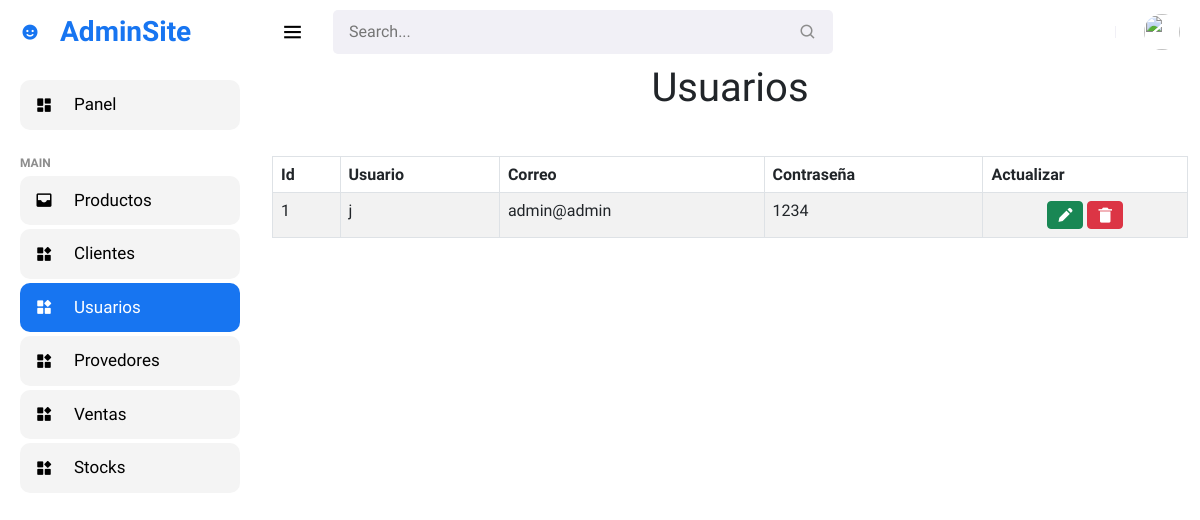
The app's page /page/admin/users/index.php (signed in) with its own data.
### tables this page shows
CREATE TABLE `usuarios` (
  `id` int(11) NOT NULL,
  `usuario` varchar(25) NOT NULL,
  `correo` varchar(30) NOT NULL,
  `contraseña` varchar(30) NOT NULL,
  `rol` int(11) NOT NULL
);

### page/admin/users/index.php (shortened to what this page needs)
<html>
</html>
<?php
include '../../../conexion/conexion.php';
?>
<!DOCTYPE html>
<html lang="es">
<head>
    <link href='https://unpkg.com/boxicons@2.0.9/css/boxicons.min.css' rel='stylesheet'>
    <link rel="stylesheet" href="../assets/css/style.css">
    <link href="https://cdn.jsdelivr.net/npm/bootstrap@5.3.0-alpha3/dist/css/bootstrap.min.css" rel="stylesheet"
>
    <link href="https://cdn.datatables.net/v/bs5/dt-1.13.4/datatables.min.css" rel="stylesheet" />
</head>
<body>
    <section id="sidebar">
        <a href="../index.php" class="brand"><i class='bx bxs-smile icon'></i>AdminSite</a>
        <ul class="side-menu">
            <li><a href="../index.php"><i class='bx bxs-dashboard icon'></i> Panel</a></li>
            <li class="divider" data-text="main">Main</li>
            <li><a href="../productos/index.php"><i class='bx bxs-inbox icon'></i>Productos</a></li>
            <li><a href="../clientes/index.php"><i class='bx bxs-widget icon'></i>Clientes</a></li>
            <li><a href="index.php" class="active"><i class='bx bxs-widget icon'></i>Usuarios</a></li>
            <li><a href="../proveedores/index.php"><i class='bx bxs-widget icon'></i>Provedores</a></li>
            <li><a href="../ventas/index.php"><i class='bx bxs-widget icon'></i>Ventas</a></li>
            <li><a href="../stocks/index.php"><i class='bx bxs-widget icon'></i>Stocks</a></li>
        </ul>
    </section>
    <section id="content">
        <nav>
            <i class='bx bx-menu toggle-sidebar'></i>
            <form action="#">
                <div class="form-group">
                    <input type="text" placeholder="Search...">
                    <i class='bx bx-search icon'></i>
                </div>
            </form>
            <div class="profile">
                <img src="https://images.unsplash.com/photo-1517841905240-472988babdf9?ixid=MnwxMjA3fDB8MHxzZWFyY2h8NHx8cGVvcGxlfGVufDB8fDB8fA%3D%3D&ixlib=rb-1.2.1&auto=format&fit=crop&w=500&q=60"
                    alt="">
            </div>
        </nav>
        <div class="container">
            <h1 class="page-header text-center">Usuarios</h1>
            <div class="row">
                <div class="col-12 mt-3">
                    <table class="table table-bordered table-striped table_id" id="mitabla" style="margin-top:20px;">
                        <thead>
                            <tr>
                                <th class="">Id</th>
                                <th class="">Usuario</th>
                                <th class="">Correo</th>
                                <th class="">Contraseña</th>
                                <th class="">Actualizar</th>
                            </tr>
                        </thead>
                        <tbody>
                            <?php
							$sql = "SELECT * FROM usuarios";
							$query = mysqli_query($con, $sql);
							while ($mostrar = $query->fetch_assoc()) { ?>
                            <tr>
                                <td class="">
                                    <?php echo $mostrar['id'] ?>
                                </td>
                                <td class="">
                                    <?php echo $mostrar['usuario'] ?>
                                </td>
                                <td class="">
                                    <?php echo $mostrar['correo'] ?>
                                </td>
                                <td class="">
                                    <?php echo $mostrar['contraseña'] ?>
                                </td>
                                <td class="text-center">
                                    <a href="#edit_<?php echo $mostrar['id']; ?>"
                                        class="btn btn-success btn-sm text-center" data-bs-toggle="modal">
                                        <i class='bx bxs-pencil'></i></a>
                                    <a href="#delete_<?php echo $mostrar['id']; ?>"
                                        class="btn btn-danger btn-sm text-center" data-bs-toggle="modal">
                                        <i class='bx bxs-trash-alt'></i></a>
                                </td>
                            </tr>
                            <?php
							}
							?>
                        </tbody>
                    </table>
                </div>
            </div>
        </div>
</body>
</html>

### page/admin/assets/css/style.css (style rules this page uses)
* { font-family: 'Be Vietnam Pro', sans-serif; margin: 0; padding: 0; box-sizing: border-box; }
:root { --grey: #F1F0F6; --dark-grey: #8D8D8D; --light: #fff; --dark: #000; --green: #81D43A; --light-green: #E3FFCB; --blue: #1775F1; --light-blue: #D0E4FF; --dark-blue: #0C5FCD; --red: #FC3B56; }
html { overflow-x: hidden; }
body { background: var(--grey); overflow-x: hidden; }
a { text-decoration: none; }
li { list-style: none; }
#sidebar { position: fixed; max-width: 260px; width: 100%; background: var(--light); top: 0; left: 0; height: 100%; overflow-y: auto; scrollbar-width: none; transition: all .3s ease; z-index: 200; }
#sidebar .brand { font-size: 28px; display: flex; align-items: center; height: 64px; font-weight: 600; color: var(--blue); position: sticky; top: 0; left: 0; z-index: 100; background: var(--light); transition: all .3s ease; padding: 0 6px; }
#sidebar .icon { min-width: 48px; display: flex; justify-content: center; align-items: center; margin-right: 6px; }
#sidebar .side-menu { margin: 16px 0; padding: 0 20px; transition: all .3s ease; }
#sidebar .side-menu a { display: flex; align-items: center; font-size: 17px; color: var(--dark); padding: 12px 16px 12px 0; transition: all .3s ease; border-radius: 10px; margin: 4px 0; white-space: nowrap; }
i { font-size: 18px; }
#sidebar .side-menu > li > a { background: rgb(244, 244, 244); }
#sidebar .side-menu > li > a.active, #sidebar .side-menu > li > a.active:hover { background: var(--blue); color: var(--light); }
#sidebar .divider { margin-top: 24px; font-size: 12px; text-transform: uppercase; font-weight: 700; color: var(--dark-grey); transition: all .3s ease; white-space: nowrap; }
#content { position: relative; width: calc(100% - 260px); left: 260px; transition: all .3s ease; }
nav { background: var(--light); height: 64px; padding: 0 20px; display: flex; align-items: center; grid-gap: 28px; position: sticky; top: 0; left: 0; z-index: 100; }
nav .toggle-sidebar { font-size: 25px; color: #000; cursor: pointer; }
nav form { max-width: 500px; width: 100%; margin-right: auto; }
nav .form-group { position: relative; }
nav .form-group input { width: 100%; background: var(--grey); border-radius: 5px; border: none; outline: none; padding: 10px 36px 10px 16px; transition: all .3s ease; }
nav .form-group .icon { position: absolute; top: 50%; transform: translateY(-50%); right: 16px; color: var(--dark-grey); }
nav .profile { position: relative; }
nav .profile img { width: 36px; height: 36px; border-radius: 50%; object-fit: cover; cursor: pointer; }

### page/admin/users/index.php (style rules this page uses)
a { text-decoration: none; }

### records on screen
usuarios: id "1", usuario "j", correo "admin@admin", contraseña "1234"
